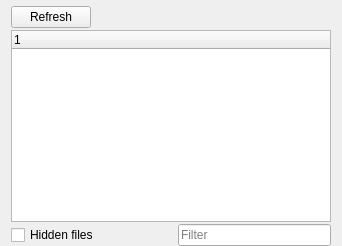
           <widget class="QWidget" name="downloadTab">
            <attribute name="title">
             <string>Downloads</string>
            </attribute>
            <layout class="QVBoxLayout" name="verticalLayout_7">
             <property name="spacing">
              <number>2</number>
             </property>
             <property name="topMargin">
              <number>6</number>
             </property>
             <property name="bottomMargin">
              <number>0</number>
             </property>
             <item>
              <layout class="QHBoxLayout" name="horizontalLayout" stretch="0,0">
               <item>
                <widget class="QPushButton" name="btnRefreshDownloads">
                 <property name="toolTip">
                  <string>Refresh the downloads.</string>
                 </property>
                 <property name="whatsThis">
                  <string>Refresh the downloads.</string>
                 </property>
                 <property name="text">
                  <string>Refresh</string>
                 </property>
                 <property name="icon">
                  <iconset resource="resources.qrc">
                   <normaloff>:/MO/gui/resources/view-refresh.png</normaloff>:/MO/gui/resources/view-refresh.png</iconset>
                 </property>
                </widget>
               </item>
               <item>
                <spacer name="horizontalSpacer_7">
                 <property name="orientation">
                  <enum>Qt::Horizontal</enum>
                 </property>
                 <property name="sizeHint" stdset="0">
                  <size>
                   <width>40</width>
                   <height>20</height>
                  </size>
                 </property>
                </spacer>
               </item>
              </layout>
             </item>
             <item>
              <layout class="QVBoxLayout" name="downloadLayout">
               <item>
                <widget class="QTreeWidget" name="downloadView">
                 <property name="minimumSize">
                  <size>
                   <width>320</width>
                   <height>0</height>
                  </size>
                 </property>
                 <property name="contextMenuPolicy">
                  <enum>Qt::CustomContextMenu</enum>
                 </property>
                 <property name="acceptDrops">
                  <bool>true</bool>
                 </property>
                 <property name="toolTip">
                  <string/>
                 </property>
                 <property name="whatsThis">
                  <string>This is a list of mods you downloaded from Nexus. Double click one to install it. You can also drag an archive into here.</string>
                 </property>
                 <property name="dragEnabled">
                  <bool>true</bool>
                 </property>
                 <property name="dragDropMode">
                  <enum>QAbstractItemView::DragDrop</enum>
                 </property>
                 <property name="defaultDropAction">
                  <enum>Qt::MoveAction</enum>
                 </property>
                 <property name="alternatingRowColors">
                  <bool>true</bool>
                 </property>
                 <property name="verticalScrollMode">
                  <enum>QAbstractItemView::ScrollPerPixel</enum>
                 </property>
                 <column>
                  <property name="text">
                   <string notr="true">1</string>
                  </property>
                 </column>
                </widget>
               </item>
              </layout>
             </item>
             <item>
              <layout class="QHBoxLayout" name="horizontalLayout_16" stretch="1,1,2">
               <item>
                <widget class="QCheckBox" name="showHiddenBox">
                 <property name="toolTip">
                  <string>Show downloads marked as hidden.</string>
                 </property>
                 <property name="whatsThis">
                  <string>Show downloads marked as hidden.</string>
                 </property>
                 <property name="text">
                  <string>Hidden files</string>
                 </property>
                </widget>
               </item>
               <item>
                <spacer name="horizontalSpacer_6">
                 <property name="orientation">
                  <enum>Qt::Horizontal</enum>
                 </property>
                 <property name="sizeHint" stdset="0">
                  <size>
                   <width>40</width>
                   <height>20</height>
                  </size>
                 </property>
                </spacer>
               </item>
               <item>
                <widget class="QLineEdit" name="downloadFilterEdit">
                 <property name="toolTip">
                  <string>Filter the list of downloads.</string>
                 </property>
                 <property name="whatsThis">
                  <string>Filter the list of downloads.</string>
                 </property>
                 <property name="placeholderText">
                  <string>Filter</string>
                 </property>
                </widget>
               </item>
              </layout>
             </item>
            </layout>
           </widget>
